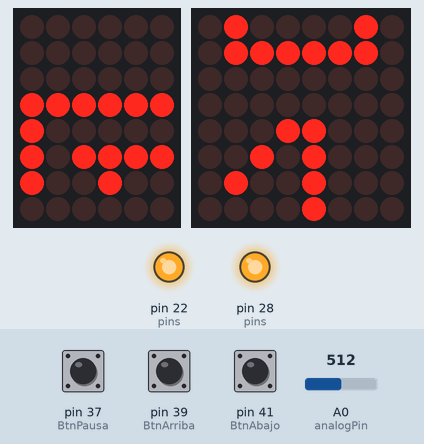
Bench run of a sketch on a simulated Arduino Mega 2560, built with avr-gcc and run on an emulated ATmega2560. Shown: 6×8 LED matrix, 8×8 LED matrix, output pins drawn as LEDs (lit = HIGH). Wiring (inferred from the names in the program): LED matrix (orientation assumed): rows pin 26, pin 9, pin 30, pin 2, pin 8, pin 3, pin 6, pin 36; columns pin 4, pin 5, pin 7, pin 24, pin 32, pin 34. Inputs (shaded band) come from the test bench; at power-on: pin 37 (BtnPausa) HIGH, pin 41 (BtnAbajo) HIGH, A0 (analogPin) = 512, pin 39 (BtnArriba) HIGH. Random numbers use the default seed unless the sketch sets one; pins used as bus, display or sensor lines are not drawn.

Above: at 1.2 s.
1.3 s: pin 37 (BtnPausa) pulled LOW for 0.3 s
At 2.4 s:
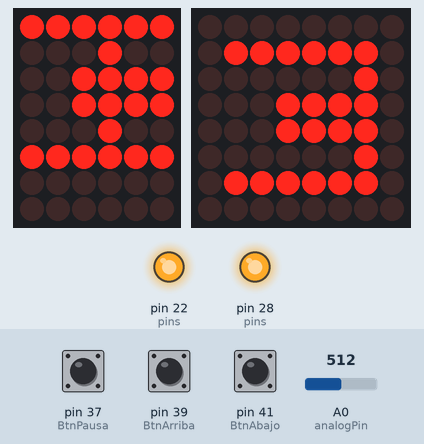
3.1 s: pin 41 (BtnAbajo) pulled LOW for 3.2 s
At 6.5 s:
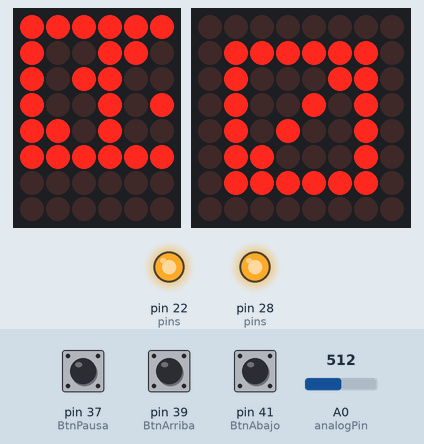
7.8 s: pin 37 (BtnPausa) pulled LOW for 1 s
At 9.0 s:
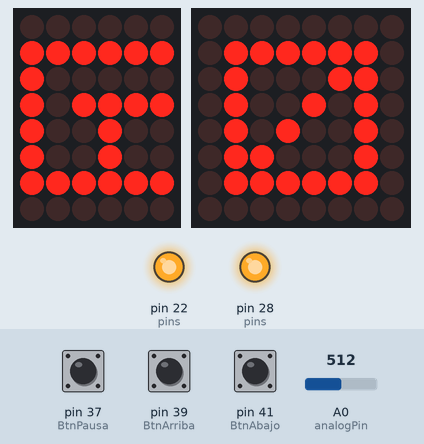
10.8 s: A0 (analogPin) set to 246
At 12.15 s:
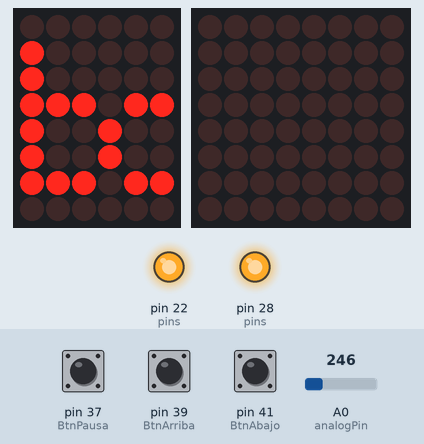
12.6 s: A0 (analogPin) set to 7
At 13.32 s:
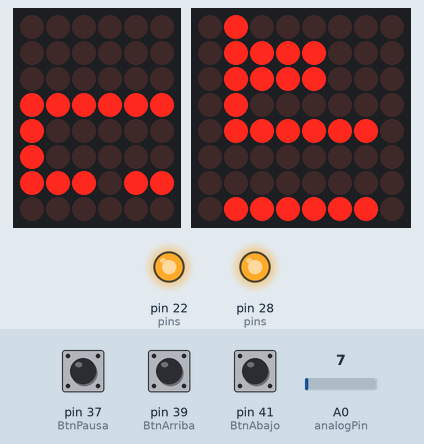
14.9 s: pin 41 (BtnAbajo) pulled LOW for 0.3 s
At 16.0 s:
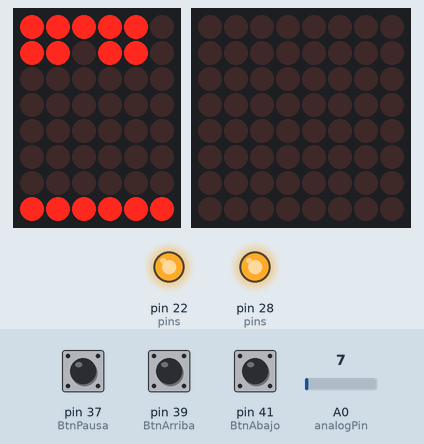
Timing chart, 0 to 17.9 s (numbered marks = the images above; inputs shaded):
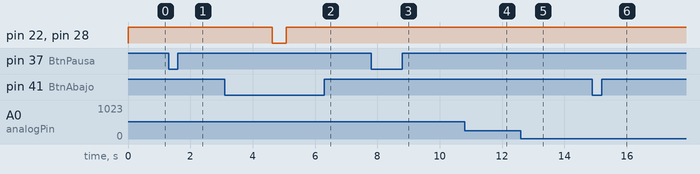

Measured:
- after the input at 7.8 s, the display: changes after 1.1 s (image 3)
- what the display in image 1 shows lasts 1.0 s, from 1.6 s to 2.6 s

The sketch:

MATRIZ.ino
```cpp
#include "FrequencyTimer2.h"
#include "Simbolos.cpp"
#include "LedControl.h"

LedControl lc=LedControl(10,11,12,1);
byte col = 0;
byte Leds[8][8];
byte Leds2[8][8];
byte Abajo[8][8];

//Botones
int analogPin = A0;
int BtnPausa=37;
int BtnArriba=39;
int BtnAbajo=41;
//
byte MostrarMemoria[8][8];
int Veces=0;
int Desp=9;
//Informacion Para El Juego
int TiempoPausa=0;//Tiempo Presionado El De Pausa
boolean PresionadoAntes=false;//Para Saber Si Fue Presionado
boolean AntesPre=false;
boolean EstuvoPausado=false;
//
int FrecuenciaJuego=100;
//
byte Tablero[17][8];//Tablero De Juego
int PosJugador=4;//Posicion Del Jugador
//
int MiliSegundos=0;//Para Contar Segundos
int Segundos=0;//Tiempo Acumulado
//
int PasosPoner=0;//Para Saber Si Se Poner Obstaculos
int PasosMover=0;//Para Saber Si Se Mueven Obstaculos
byte EstadoJuego=0; //0 NoIniciado  1 Empezado   2 Pausado   3 Finalizado
int ModoPantalla=0;// 0 Nombre    1 CuentaRegresiva   2 Juego    3 Pausa   -1 ProbarMatrices
//Pin Digitales Del Arduino
int pins[17]= {-1, 22, 24, 32, 7, 34, 5, 4, 28,6 , 3, 8,2,30, 9, 26,36};

//Control de velocidad
int velocidad = 0;
//Control de movimiento
int movimiento = 0;

int rows[8] = {pins[1], pins[2], pins[3], pins[4], pins[5], pins[6], pins[7], pins[8]};

int cols[8] = {pins[16], pins[15], pins[14], pins[13], pins[12], pins[11], pins[10], pins[9]};

const int TamanioMensaje =28;
int PosX,PosY,Letra;

byte Digito[10][8][8]={CERO,UNO,DOS,TRES,CUATRO,CINCO,SEIS,SIETE,OCHO,NUEVE};
byte Mensaje[TamanioMensaje][8][8] = {
 ESPACIO,G,UNO,SEIS,ESPACIO,GUION,ESPACIO,S,E,C,C,I,O,N,ESPACIO,A,ESPACIO,GUION,ESPACIO,P,R,A,C,T,I,C,A,UNO
};
int pattern = 0;
void setup() {
   //Inputs
  pinMode(BtnPausa,INPUT);
  digitalWrite(BtnPausa, HIGH);
  pinMode(BtnArriba,INPUT);
  digitalWrite(BtnArriba, HIGH);
  pinMode(BtnAbajo,INPUT);
  digitalWrite(BtnAbajo, HIGH);

  Serial.begin(9600);
  //ModoPantalla=0;
  PosX=PosY=Letra=0;
  // Pines De Salida
  for (int i = 1; i <= 16; i++) {
    pinMode(pins[i], OUTPUT);
  }
  // iniciar
  for (int i = 1; i <= 8; i++) {
    digitalWrite(cols[i - 1], LOW);
  }
  for (int i = 1; i <= 8; i++) {
    digitalWrite(rows[i - 1], LOW);
  }
  LimpiarLeds();
  EmpezarMatriz();
  FrequencyTimer2::disable();
  FrequencyTimer2::setPeriod(1000);
  FrequencyTimer2::setOnOverflow(display);
  PatronIncial(pattern);
}

void loop() {


  switch(ModoPantalla){
    case -1:
      ModoPrueba();
    break;
    case 0://Mostrar Informacion Grupo
      GrupoEnPantalla();
      break;
    case 1://Cuenta Regresiva Inicia Juego
      CuentaRegresiva();
      break;
    case 2:
      ContinuarJuego();
      break;
    case 3:
      Pausar_Fin();
      break;
    case 4:
      Pausar_Fin();
      break;


  }

}

void Pausar_Fin(){
  EstuvoPausado=true;
  if(Segundos>99)
    Segundos=99;
  //Separar Datos
  int Unidad=Segundos%10;
  int Decena=Segundos/10;
  //Cargar Datos
  NumToArreglo(Unidad);
  CargarADisplay(false);
  NumToArreglo(Decena);
  CargarADisplay(true);
  GraficarMatriz2();
  MiliSegundos=0;
  int Inputs=digitalRead(BtnPausa);
    if(Inputs==0 && PresionadoAntes==false){
       if(ModoPantalla==3){
          ModoPantalla=1;
       }else{
          //Enloopar Hasta Dejar DePresionar
          while(Inputs==0){
            Inputs=digitalRead(BtnPausa);
          }
          ModoPantalla=0;
       }
     }
     else{
        if(PresionadoAntes)
        delay(500);
        PresionadoAntes=false;
     }
  delay(50);
}
void CuentaRegresiva(){

    int Seg=MiliSegundos/1000;
    if(Seg>3)
      Seg=3;

    NumToArreglo(3-Seg);
    CargarADisplay(true);
    CargarADisplay(false);
    GraficarMatriz2();
    MiliSegundos=MiliSegundos+1000;
    if(Seg>=3){
       ModoPantalla=2;


       if(!EstuvoPausado){

          NuevoJuego();
          Segundos=0;
          MiliSegundos=0;
          PosJugador=4;
       }
       else
       EstuvoPausado=false;
    }else{
    delay(1000);
    }


 }
void GrupoEnPantalla(){

    //Lee el dato del potenciometro
    //velocidad = analogRead(0);
    //Mapea el dato del potenciometro
    //velocidad = map(velocidad, 0, 1024, 0, 255);
    velocidad= analogRead(analogPin) * (5.0 / 1023.0)*100;

    Segundos=0;
    PosJugador=4;


    int Inputs=digitalRead(BtnArriba);
    if(Inputs==0)
        movimiento=0;

    Inputs=digitalRead(BtnAbajo);
    if(Inputs==0)
        movimiento=1;

    Inputs=digitalRead(BtnPausa);
    if(Inputs==0)
        ModoPantalla=1;

    //Envia el dato del potenciometro como velocidad hacia la funcion DeslizarMatriz1
    DeslizarMatriz1(pattern, velocidad, movimiento);
    GraficarMatriz2();
}
/*Area Juego*/
//Valor 0 Posicion De origen De Obstaculos
bool Colisiono(){
  if(PosJugador>7 || PosJugador<0)
    PosJugador=7;

  if(Tablero[15][PosJugador]==1 || PosJugador<=0 || PosJugador>=7)
    return true;
  else
    return false;
}
void NuevoJuego(){
  LimpiarMatrices();
  LimpiarJuego();
  MantenerBarreras();
  PosJugador=4;
  MiliSegundos=0;
  Segundos=0;
  EstadoJuego=1;
  PasosPoner=0;
  PasosMover=0;
}

int CalcularDificultad(int Seg){
   int Dificultad=10;

  switch(Seg/10){
    case 0:
      Dificultad=30;
    break;
    case 1:
      Dificultad=20;
    break;
    case 2:
      Dificultad=15;
    break;
    case 3:
      Dificultad=12;
    break;
    case 4:
      Dificultad=11;
    break;
    case 5:
      Dificultad=10;
    break;
    default:
      Dificultad=6;
    break;

  }
  return Dificultad;
}
void MantenerBarreras(){
  for(int i=0;i<16;i++){//Crear Barreras
    Tablero[i][0]=1;
    Tablero[i][7]=1;
  }
}
void LimpiarJuego(){
  for(int j=0;j<17;j++){
    for(int i=1;i<7;i++){
        Tablero[j][i]=0;

      }

  }
}
void LimpiarMatrices(){
  for(int j=0;j<8;j++){
    for(int i=0;i<8;i++){
        Leds[i][j]=0;
        Leds2[i][j]=0;

      }

  }

}

void ModoPrueba(){
  for(int i=0;i<8;i++){
    for(int j=0;j<8;j++){
        //Leds[i][j]=1;
        Leds[i][j]=Digito[1][i][j];
      }
  }
}

void ContinuarJuego(){//Mover Obstaculos
  MostrarJuego();

  GraficarMatriz2();
  PasosPoner++;
  PasosMover++;
  //Area Del Control
  int Inputs=digitalRead(BtnArriba);
    if(Inputs==0)
        PosJugador++;

    Inputs=digitalRead(BtnAbajo);
    if(Inputs==0)
        PosJugador--;

    Inputs=digitalRead(BtnPausa);
    if(Inputs==0){

      if(PresionadoAntes)
        TiempoPausa=TiempoPausa+FrecuenciaJuego;
      AntesPre=true;
      PresionadoAntes=true;
    }else{
        PresionadoAntes=false;
        if(AntesPre){
          AntesPre=false;
        }{
        TiempoPausa=0;
       }
    }

    if(TiempoPausa>=2300){
              ModoPantalla=3;//Ir A Pausa

    }else{
      delay(FrecuenciaJuego);
    }

  //Fin Control
  ActualizarSegundos(MiliSegundos);
  int Seg=Segundos;
  int Dificultad=CalcularDificultad(Seg);
  MiliSegundos=MiliSegundos+FrecuenciaJuego;
  if(Dificultad==6)
    FrecuenciaJuego=50;

if((Dificultad-5)-PasosMover<0 ||Dificultad==6){//Mover Obstaculos
  for(int j=15;j>0;j--){
    for(int i=1;i<7;i++){
        Tablero[j][i]=Tablero[j-1][i];
        Tablero[j-1][i]=0;
    }
}
 PasosMover=0;
}
if((Dificultad+4)-PasosPoner<0){//Poner Obstaculo
  PasosPoner=0;
  CrearObstaculo();
}

  if(Colisiono()){
    LimpiarJuego();
    ModoPantalla=4;//Terminar Juego
    //MiliSegundos=0;
    //Segundos=0;
  }
}
void MostrarJuego(){
  for(int i=0;i<8;i++){
    Leds2[7][i]=0;
  }

  for(int j=0;j<8;j++){
    for(int i=0;i<8;i++){
        Leds[j][i]=Tablero[j][i];
    }
  }

  for(int j=0;j<8;j++){
    for(int i=0;i<8;i++){
        Leds2[j][i]=Tablero[j+8][i];
    }
  }

    Leds2[7][PosJugador]=1;
}

void CrearObstaculo(){
  int PosInicial=random(0, 4);
  for(int i=1;i<7;i++){
    if((PosInicial>=i && i<(PosInicial+3)))//Obstaculo Longitud 3
       Tablero[0][PosInicial+i]=1;
  }
}
/*Fin Area Juego*/
void GraficarMatriz2()
{
  for(int j=0;j<8;j++){
  for (int i = 0; i < 8; i++)
  {
     if(Leds2[i][j]==1)
      lc.setLed(0, i, j, true);
     else
     lc.setLed(0, i, j, false);
  }
  }
}


void EmpezarMatriz(){
  lc.shutdown(0,false);
  lc.shutdown(1,false);
  lc.setIntensity(5,1);
  lc.setIntensity(1,1);
  lc.clearDisplay(0);
  lc.clearDisplay(1);
}
void LimpiarLeds() {

  for (int i = 0; i < 8; i++) {
    for (int j = 0; j < 8; j++) {
      Leds[i][j] = 0;
    }
  }
}

void PatronIncial(int Num) {
  for (int i = 0; i < 8; i++) {
    for (int j = 0; j < 8; j++) {
      Leds[i][j] = Mensaje[Num][i][j];
    }
  }
}
//Actualiza Las Matrices Del Display Restando Posicion Actual
void MoverArriba(int pattern, int del) {
  Desp=7;
  PosY--;
  if(PosY<0){
    PosY=223;
  }
    for(int z=0;z<8;z++){
    for (int j = 0; j < 8; j++) {
      for (int i = 0; i < 8; i++) {
        //Leds[7-j][i] = Mensaje[NumLetra(PosY-j)][NumY(PosY-j)][0 + i];
        //Leds2[7-j][i] = Mensaje[NumLetra(PosY-j+Desp)][NumY(PosY-j+Desp)][0 + i];
        Leds[j][i] = Mensaje[NumLetra(PosY+j)][NumY(PosY+j)][0 + i];
        Leds2[j][i] = Mensaje[NumLetra(PosY+j+Desp)][NumY(PosY+j+Desp)][0 + i];
      }
    }
    }
    delay(del);
}
 void MoverAbajo(int pattern, int del) {
  Desp=9;
  PosY++;
  if(PosY>223){
    PosY=0;
  }
    for(int z=0;z<8;z++){
    for (int j = 0; j < 8; j++) {
      for (int i = 0; i < 8; i++) {
        Leds[j][i] = Mensaje[NumLetra(PosY+j)][NumY(PosY+j)][0 + i];
        Leds2[j][i] = Mensaje[NumLetra(PosY+j+Desp)][NumY(PosY+j+Desp)][0 + i];
      }
    }
    }
    delay(del);
}


void LimpiarMatrizAbajo(){
    for(int j=0;j<8;j++){
      for(int i=0;i<8;i++){
        Abajo[j][i]=0;
       }
    }
}

void DeslizarMatriz1(int Patron, int Delay, int Movimiento) {

    if(Movimiento == 0){
      //Se mueve hacia abajo
      MoverAbajo(Patron, Delay);
    } else {
      //Se mueve hacia arriba
      MoverArriba(Patron, Delay);
    }
}
/*Escritura Display*/
void display() {


  digitalWrite(cols[col], LOW);
  col++;
  if (col == 8) {
    col = 0;
  }
  for (int row = 0; row < 8; row++) {
    if (Leds[col][7 - row] == 1) {
      digitalWrite(rows[row], LOW);
    }
    else {
      digitalWrite(rows[row], HIGH);
    }
  }
  digitalWrite(cols[col], HIGH);
}

void ActualizarSegundos(int Milis){
  int Segu=Milis/1000;
  if(Segu>=1){
    Segundos++;
    MiliSegundos=0;
  }
}
void NumToArreglo(int Num){
  if(Num>9 || Num<0)
    Num=9;
  for(int j=0;j<8;j++){
    for(int i=0;i<8;i++){
        MostrarMemoria[j][i]=Digito[Num][j][i];
    }
  }

}
void CargarADisplay(bool DisplayUno){
  for(int j=0;j<8;j++){
     for(int i=0;i<8;i++){
        if(DisplayUno){
          Leds[j][i]=MostrarMemoria[j][i];
        }else{
          Leds2[j][i]=MostrarMemoria[j][i];
        }
      }
  }
}
/**/
int NumLetra(int Num){
  if(Num>223)
    return 0;
  else if(Num<0)
    return 27;
  return Num/8;
}
int NumY(int Num){
  if(Num>223)
    return Num-223;
  else if(Num<=0)
    return 0;

  return Num%8;
}
```

FrequencyTimer2.cpp
```cpp
// (licence header left out)
#include "FrequencyTimer2.h"

#include <avr/interrupt.h>


void (*FrequencyTimer2::onOverflow)() = 0;
uint8_t FrequencyTimer2::enabled = 0;

#if defined(__AVR__)

#if defined(TIMER2_COMPA_vect)
ISR(TIMER2_COMPA_vect)
#elif defined(TIMER2_COMP_vect)
ISR(TIMER2_COMP_vect)
#else
#error "This board does not have a hardware timer which is compatible with FrequencyTimer2"
void dummy_function(void)
#endif
{
    static uint8_t inHandler = 0; // protect us from recursion if our handler enables interrupts

    if ( !inHandler && FrequencyTimer2::onOverflow) {
	inHandler = 1;
	(*FrequencyTimer2::onOverflow)();
	inHandler = 0;
    }
}

void FrequencyTimer2::setOnOverflow( void (*func)() )
{
    FrequencyTimer2::onOverflow = func;
#if defined(TIMSK2)
    if ( func) TIMSK2 |= _BV(OCIE2A);
    else TIMSK2 &= ~_BV(OCIE2A);
#elif defined(TIMSK)
    if ( func) TIMSK |= _BV(OCIE2);
    else TIMSK &= ~_BV(OCIE2);
#endif
}

void FrequencyTimer2::setPeriod(unsigned long period)
{
    uint8_t pre, top;

    if ( period == 0) period = 1;
    period *= clockCyclesPerMicrosecond();

    period /= 2;            // we work with half-cycles before the toggle
    if ( period <= 256) {
	pre = 1;
	top = period-1;
    } else if ( period <= 256L*8) {
	pre = 2;
	top = period/8-1;
    } else if ( period <= 256L*32) {
	pre = 3;
	top = period/32-1;
    } else if ( period <= 256L*64) {
	pre = 4;
	top = period/64-1;
    } else if ( period <= 256L*128) {
	pre = 5;
	top = period/128-1;
    } else if ( period <= 256L*256) {
	pre = 6;
	top = period/256-1;
    } else if ( period <= 256L*1024) {
	pre = 7;
	top = period/1024-1;
    } else {
	pre = 7;
	top = 255;
    }

#if defined(TCCR2A)
    TCCR2B = 0;
    TCCR2A = 0;
    TCNT2 = 0;
#if defined(ASSR) && defined(AS2)
    ASSR &= ~_BV(AS2);    // use clock, not T2 pin
#endif
    OCR2A = top;
    TCCR2A = (_BV(WGM21) | ( FrequencyTimer2::enabled ? _BV(COM2A0) : 0));
    TCCR2B = pre;
#elif defined(TCCR2)
    TCCR2 = 0;
    TCNT2 = 0;
    ASSR &= ~_BV(AS2);    // use clock, not T2 pin
    OCR2 = top;
    TCCR2 = (_BV(WGM21) | ( FrequencyTimer2::enabled ? _BV(COM20) : 0)  | pre);
#endif

}

unsigned long  FrequencyTimer2::getPeriod()
{
#if defined(TCCR2B)
    uint8_t p = (TCCR2B & 7);
    unsigned long v = OCR2A;
#elif defined(TCCR2)
    uint8_t p = (TCCR2 & 7);
    unsigned long v = OCR2;
#endif
    uint8_t shift;

    switch(p) {
      case 0 ... 1:
	shift = 0;
	break;
      case 2:
	shift = 3;
	break;
      case 3:
	shift = 5;
	break;
      case 4:
	shift = 6;
	break;
      case 5:
	shift = 7;
	break;
      case 6:
	shift = 8;
	break;
      case 7:
	shift = 10;
	break;
    }
    return (((v+1) << (shift+1)) + 1) / clockCyclesPerMicrosecond();   // shift+1 converts from half-period to period
}

void FrequencyTimer2::enable()
{
    FrequencyTimer2::enabled = 1;
#if defined(TCCR2A)
    TCCR2A |= _BV(COM2A0);
#elif defined(TCCR2)
    TCCR2 |= _BV(COM20);
#endif
}

void FrequencyTimer2::disable()
{
    FrequencyTimer2::enabled = 0;
#if defined(TCCR2A)
    TCCR2A &= ~_BV(COM2A0);
#elif defined(TCCR2)
    TCCR2 &= ~_BV(COM20);
#endif
}


#elif defined(__arm__) && defined(TEENSYDUINO)

void FrequencyTimer2::setPeriod(unsigned long period)
{
	uint8_t bdiv, cdiv=0;

	if (period == 0) period = 1;
	period *= (F_BUS / 1000000);
	if (period < 65535*16) {
		bdiv = 0;
	} else if (period < 65535*2*16) {
		bdiv = 1;
	} else if (period < 65535*3*16) {
		bdiv = 2;
	} else if (period < 65535*4*16) {
		bdiv = 3;
	} else if (period < 65535*5*16) {
		bdiv = 4;
	} else if (period < 65535*6*16) {
		bdiv = 5;
	} else if (period < 65535*7*16) {
		bdiv = 6;
	} else if (period < 65535*8*16) {
		bdiv = 7;
	} else if (period < 65535*9*16) {
		bdiv = 8;
	} else if (period < 65535*10*16) {
		bdiv = 9;
	} else if (period < 65535*11*16) {
		bdiv = 10;
	} else if (period < 65535*12*16) {
		bdiv = 11;
	} else if (period < 65535*13*16) {
		bdiv = 12;
	} else if (period < 65535*14*16) {
		bdiv = 13;
	} else if (period < 65535*15*16) {
		bdiv = 14;
	} else if (period < 65535*16*16) {
		bdiv = 15;
	} else if (period < 65535*18*16) {
		bdiv = 8;
		cdiv = 1;
	} else if (period < 65535*20*16) {
		bdiv = 9;
		cdiv = 1;
	} else if (period < 65535*22*16) {
		bdiv = 10;
		cdiv = 1;
	} else if (period < 65535*24*16) {
		bdiv = 11;
		cdiv = 1;
	} else if (period < 65535*26*16) {
		bdiv = 12;
		cdiv = 1;
	} else if (period < 65535*28*16) {
		bdiv = 13;
		cdiv = 1;
	} else if (period < 65535*30*16) {
		bdiv = 14;
		cdiv = 1;
	} else if (period < 65535*32*16) {
		bdiv = 15;
		cdiv = 1;
	} else if (period < 65535*36*16) {
		bdiv = 8;
		cdiv = 2;
	} else if (period < 65535*40*16) {
		bdiv = 9;
		cdiv = 2;
	} else if (period < 65535*44*16) {
		bdiv = 10;
		cdiv = 2;
	} else if (period < 65535*48*16) {
		bdiv = 11;
		cdiv = 2;
	} else if (period < 65535*52*16) {
		bdiv = 12;
		cdiv = 2;
	} else if (period < 65535*56*16) {
		bdiv = 13;
		cdiv = 2;
	} else if (period < 65535*60*16) {
		bdiv = 14;
		cdiv = 2;
	} else if (period < 65535*64*16) {
		bdiv = 15;
		cdiv = 2;
	} else if (period < 65535*72*16) {
		bdiv = 8;
		cdiv = 3;
	} else if (period < 65535*80*16) {
		bdiv = 9;
		cdiv = 3;
	} else if (period < 65535*88*16) {
		bdiv = 10;
		cdiv = 3;
	} else if (period < 65535*96*16) {
		bdiv = 11;
		cdiv = 3;
	} else if (period < 65535*104*16) {
		bdiv = 12;
		cdiv = 3;
	} else if (period < 65535*112*16) {
		bdiv = 13;
		cdiv = 3;
	} else if (period < 65535*120*16) {
		bdiv = 14;
		cdiv = 3;
	} else {
		bdiv = 15;
		cdiv = 3;
	}
	period /= (bdiv + 1);
	period >>= (cdiv + 4);
	if (period > 65535) period = 65535;
	// high time = (CMD1:CMD2 + 1) ÷ (fCMTCLK ÷ 8)
	// low time  = CMD3:CMD4 ÷ (fCMTCLK ÷ 8)
	SIM_SCGC4 |= SIM_SCGC4_CMT;
	CMT_MSC = 0;
	CMT_PPS = bdiv;
	CMT_CMD1 = ((period - 1) >> 8) & 255;
	CMT_CMD2 = (period - 1) & 255;
	CMT_CMD3 = (period >> 8) & 255;
	CMT_CMD4 = period & 255;
	CMT_OC = 0x60;
	CMT_MSC = (cdiv << 5) | 0x0B; // baseband mode
}

unsigned long FrequencyTimer2::getPeriod()
{
	uint32_t period;

	period = (CMT_CMD3 << 8) | CMT_CMD4;
	period *= (CMT_PPS + 1);
	period <<= ((CMT_MSC >> 5) & 3) + 4;
	period /= (F_BUS / 1000000);
	return period;
}

void FrequencyTimer2::enable()
{
	FrequencyTimer2::enabled = 1;
	CORE_PIN5_CONFIG = PORT_PCR_MUX(2)|PORT_PCR_DSE|PORT_PCR_SRE;
}

void FrequencyTimer2::disable()
{
	FrequencyTimer2::enabled = 0;
	CORE_PIN5_CONFIG = PORT_PCR_MUX(1)|PORT_PCR_DSE|PORT_PCR_SRE;
	digitalWriteFast(5, LOW);
}

void FrequencyTimer2::setOnOverflow( void (*func)() )
{
	if (func) {
		FrequencyTimer2::onOverflow = func;
		NVIC_ENABLE_IRQ(IRQ_CMT);
	} else {
		NVIC_DISABLE_IRQ(IRQ_CMT);
		FrequencyTimer2::onOverflow = func;
	}
}

void cmt_isr(void)
{
	static uint8_t inHandler = 0;

	uint8_t tmp = CMT_MSC;
	tmp = CMT_CMD2;
	if ( !inHandler && FrequencyTimer2::onOverflow) {
		inHandler = 1;
		(*FrequencyTimer2::onOverflow)();
		inHandler = 0;
	}
}

#endif
```

Source omitted: FrequencyTimer2.h (2010 bytes), Simbolos.cpp (data table, 9847 bytes)
